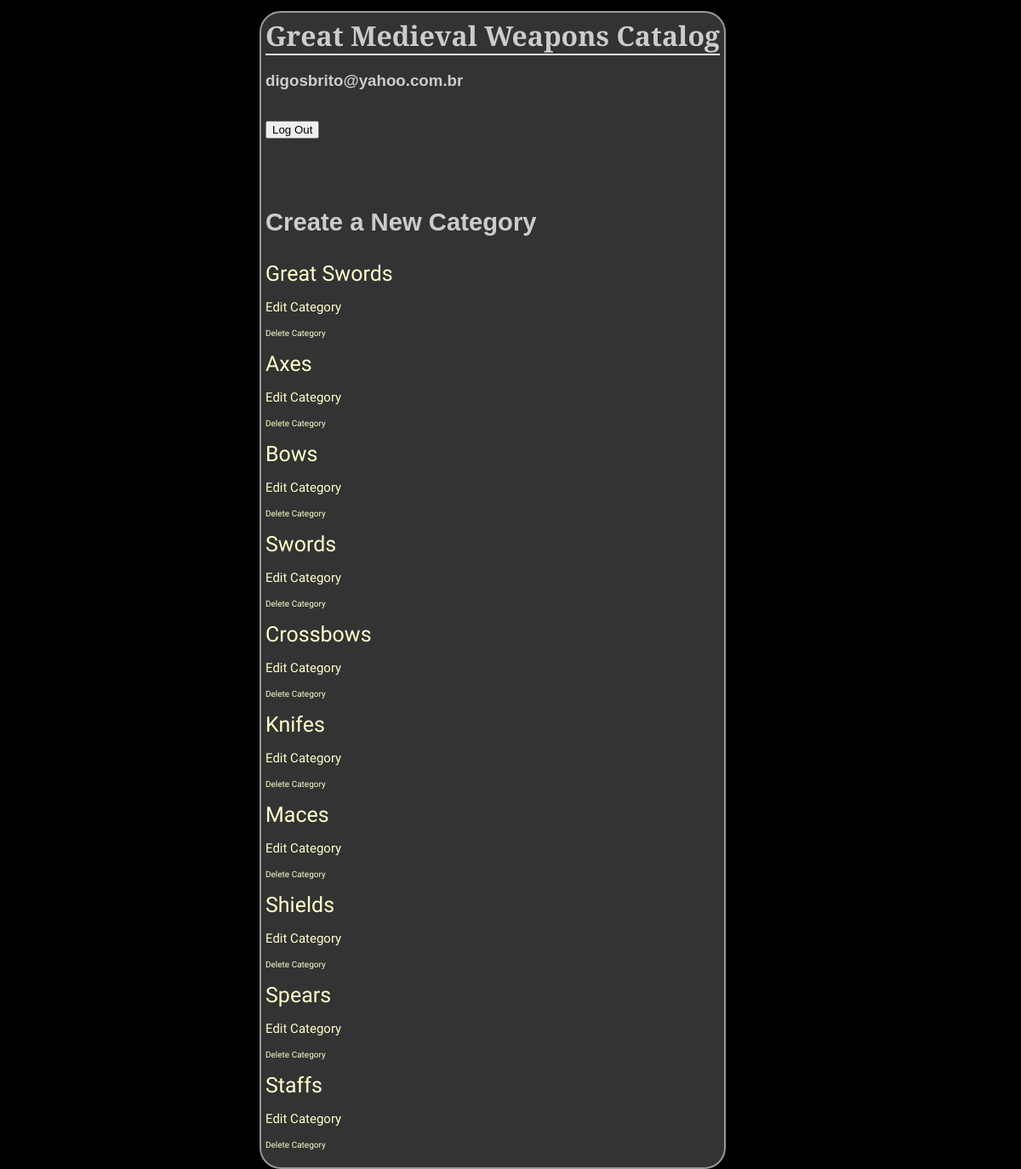
The app's page /weaponsGuide/ (signed in), older data.
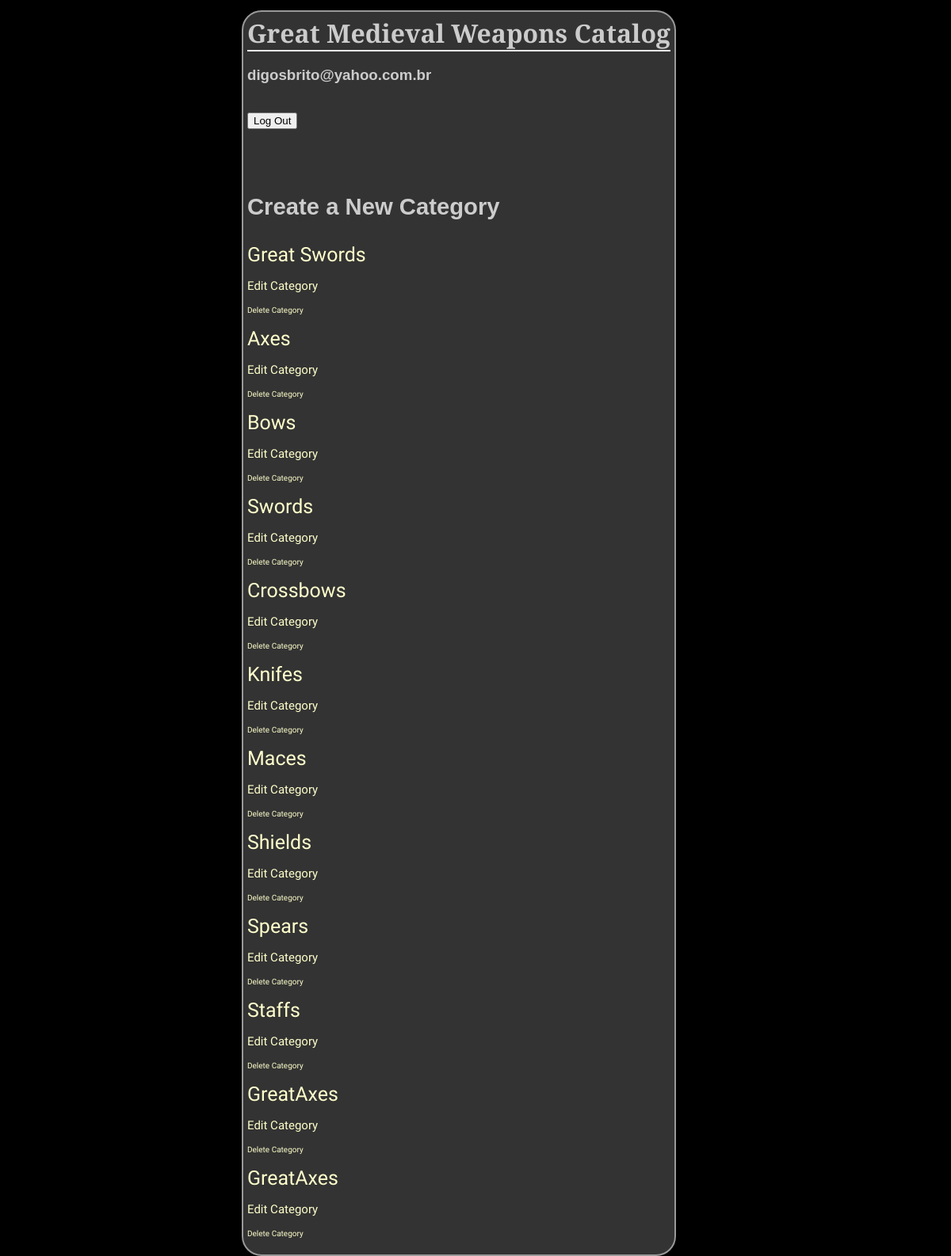
The same page, newer data.
### database_setup_weapons.py (models this page shows, shortened)
class Categories(Base):
    __tablename__ = 'categories'
    id = Column(Integer, primary_key=True)
    name = Column(String(250), nullable=False)
    owner = Column(String(80), ForeignKey('user.email'))
    user = relationship(User)

### finalproject.py (the view, shortened to what this page needs)
@app.route('/weaponsGuide/', methods=['GET', 'POST'])
def showCategories():
    DBSession = sessionmaker(bind=engine)
    session = DBSession()
    categories = session.query(Categories).all()
    return render_template('home.html', categories = categories, email= login_session['email'])

### templates/home.html (shortened to what this page needs)
<html>
<head>
<link rel=stylesheet type=text/css href="{{ url_for('static', filename='styles.css') }}">
</head>
<body>
<div class = 'pane quarter'>
	<h1>Great Medieval Weapons Catalog</h1>
	<h3 id="userEmail">{{email}}</h3>
	<div id="buttons">
			<p><a id="DBlogout"  href="{{url_for('logout')}}" onclick="DBlogout();"><input type='button' value='Log Out'></a></p>
	</div>
 <div class="itemspane">
		<a href="{{ url_for('newCategory')}}" > <h3> Create a New Category </h3> </a>
		{% for category in categories %}
		<p><a class="category" href = "{{url_for('showCat', category_id = category.id)}}">{{category.name}}</a></p>
		<p><a id="EditC" href = "{{url_for('editCategory', category_id = category.id)}}">Edit Category</a></p>
		<p> <a id="DelC" href = "{{url_for('deleteCategory', category_id = category.id)}}">Delete Category</a></p>
		{% endfor %}
	</div>
</div>
</body>
</html>

### static/styles.css (style rules this page uses)
body { font-family: sans-serif; background-color: black; }
h1, h2, h3, h4 { color: #CCCCCC; }
h1, h2 { margin: 0; }
h1 { border-bottom: 2px solid #eee; font-family: 'Cinzel', serif; }
p { color: #CCCCCC; }
a { text-decoration: none; color:#FFFFCC; font-size: 25px; font-family: Arial, Helvetica, sans-serif; }
.pane { position:absolute; left: 25%; border: 2px solid; border-radius: 25px; padding: 5px; margin: 5px; border-color: #999999; background-color: #333333; }
.category { font-family: 'Sigmar One', cursive; }
.itemspane { margin-left: auto;margin-right: auto; }
#EditC, #DelC { font-family: 'Underdog', cursive; }
#DelC { font-size: 10px; }
#EditC { font-size: 15px; }

Row changes from the older to the newer data that the page shows:
added Categories: name "GreatAxes"
added Categories: name "GreatAxes"
